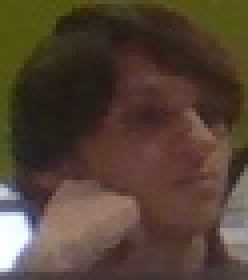
#> input picture SessionCapture/person_1.jpg, 62 x 70 px, found by its file name (shown 4 times larger); its folder holds only this picture in this run
$ python FaceTriangulate.py
#> lines starting #> are read from the running program, lines starting #| are printed output that depends on the picture
import numpy as np
import cv2
import os
from scipy.spatial import Delaunay
import matplotlib.pyplot as plt
from matplotlib import cm
from mpl_toolkits.mplot3d import Axes3D

fig = plt.figure()
ax = fig.add_subplot(111, projection='3d')


def triangulateFunctionGraph(ax, XYZ, cmap=cm.magma):
    tri = Delaunay(XYZ[:, :2])
    ax.plot_trisurf(
        XYZ[:, 0], XYZ[:, 1], XYZ[:, 2],
        triangles=tri.simplices, cmap=cmap
    )


def readFaceImage(image_path):
    image = cv2.imread(image_path, cv2.IMREAD_GRAYSCALE)
    rows, cols = image.shape
    xyz = np.array([[x, y, float(image[y, x])] for y in range(rows) for x in range(cols)])
    return xyz


def triangulateFace(image_path):
    # Load the face image
    face_image = cv2.imread(image_path, cv2.IMREAD_COLOR)
#> face_image is the input picture: shape (70, 62, 3); mean B, G, R 52.5, 66.4, 83.1

    # Convert the image to grayscale for face detection
    gray = cv2.cvtColor(face_image, cv2.COLOR_BGR2GRAY)
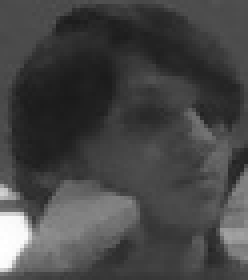
#> gray: shape (70, 62) (shown 4 times larger); min 26, max 255, mean 69.8

    # Specify the full path to the Haar Cascade XML file
    cascade_path = r'C:\Users\User\PycharmProjects\HackHarvard\FaceDatabase\haarcascades\haarcascade_frontalface_default.xml'


    # Perform face detection
    face_cascade = cv2.CascadeClassifier(cascade_path)
    faces = face_cascade.detectMultiScale(gray, scaleFactor=1.1, minNeighbors=5, minSize=(30, 30))
#> faces = ()

    if len(faces) > 0:
        # Assuming the first detected face is the one you want to vectorize
        x, y, w, h = faces[0]

        # Crop the image to the region containing the detected face
        cropped_face = face_image[y:y + h, x:x + w]

        # Convert the cropped face to grayscale
        face_gray = cv2.cvtColor(cropped_face, cv2.COLOR_BGR2GRAY)

        # Perform vectorization on the cropped grayscale image
        contours, _ = cv2.findContours(face_gray, cv2.RETR_EXTERNAL, cv2.CHAIN_APPROX_SIMPLE)

        # Create a list to store the vectorized paths
        vector_paths = []

        for contour in contours:
            epsilon = 0.02 * cv2.arcLength(contour, True)
            approx = cv2.approxPolyDP(contour, epsilon, True)
            vector_paths.append(approx)

        # Print the vectorized paths
        for i, path in enumerate(vector_paths):
            print(f"Vectorized Path {i + 1}:")
            print(path)

        # Now, you can perform triangulation or any other operation on vector_paths
        triangulateFunctionGraph(ax, np.vstack(vector_paths))
        plt.show()

    else:
        print("No face detected in the image.")


# Specify the directory where your image files are located
image_directory = r"C:\Users\User\PycharmProjects\HackHarvard\SessionCapture"


# Call triangulateFace function to perform vectorization and triangulation
files = os.listdir(image_directory)
if len(files) > 0:
    for file_name in files:
        image_path = os.path.join(image_directory, file_name)
        triangulateFace(image_path)
